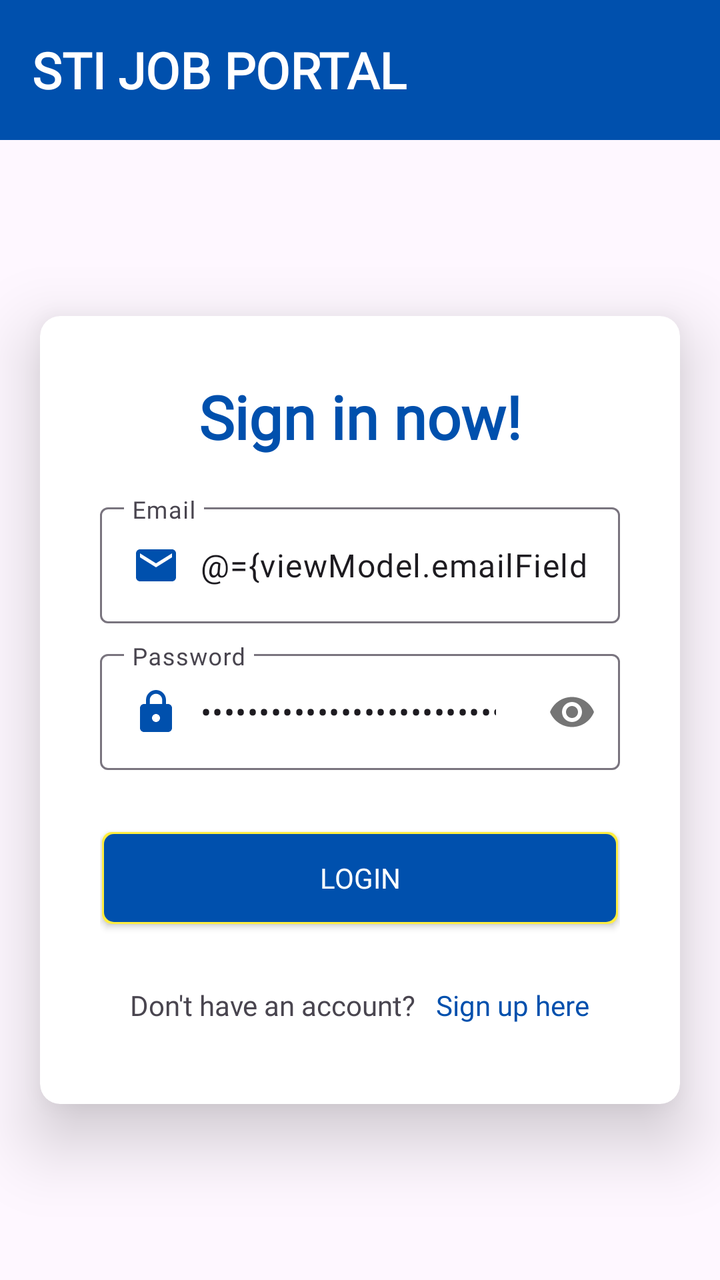
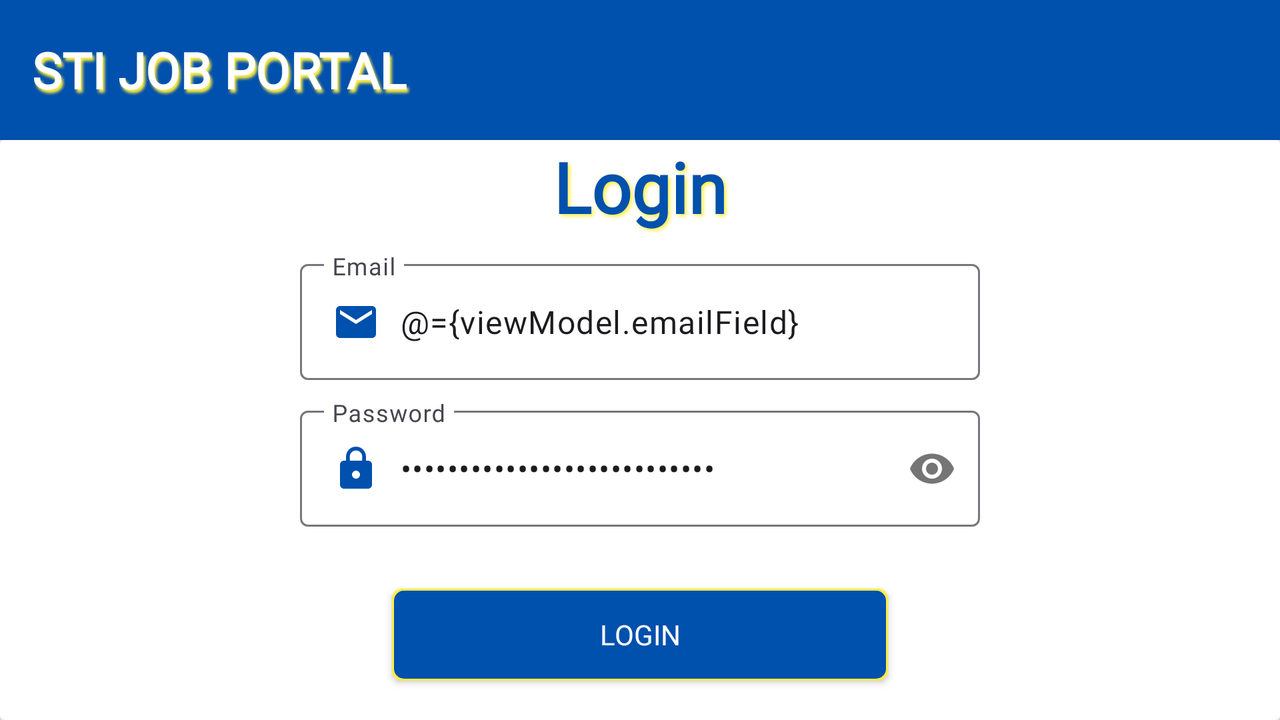

First picture: res/layout/ on a phone held upright. Second picture: the repository's own variant of that layout, on a device whose configuration matches the variant's folder. Source for both follows.
<!-- AndroidManifest.xml: application theme Theme.CodefestApp -->
<!-- res/layout/fragment_login.xml -->
<?xml version="1.0" encoding="utf-8"?>
<layout xmlns:tools="http://schemas.android.com/tools"
    xmlns:android="http://schemas.android.com/apk/res/android"
    xmlns:app="http://schemas.android.com/apk/res-auto">
    <data>
        <variable
            name="viewModel"
            type="com.denprog.codefestapp.destinations.login.LoginViewModel" />
    </data>
    <androidx.constraintlayout.widget.ConstraintLayout
        android:layout_width="match_parent"
        android:layout_height="match_parent"
        tools:context=".destinations.login.LoginFragment">


        <Toolbar
            android:id="@+id/toolbar"
            android:layout_width="match_parent"
            android:layout_height="wrap_content"
            android:background="#0050AD"
            android:padding="10dp"
            app:layout_constraintEnd_toEndOf="parent"
            app:layout_constraintStart_toStartOf="parent"
            app:layout_constraintTop_toTopOf="parent">

            <LinearLayout
                android:layout_width="match_parent"
                android:layout_height="wrap_content"
                android:orientation="horizontal">


                <TextView
                    android:layout_width="wrap_content"
                    android:layout_height="wrap_content"
                    android:fontFamily="@font/montserrat_bold"
                    android:layout_weight="1"
                    android:text="STI JOB PORTAL"
                    android:textColor="@color/white"
                    android:textSize="25sp"
                    android:layout_gravity="center_vertical"
                    android:textStyle="bold" />
                <ImageView
                    android:layout_width="80dp"
                    android:layout_height="50dp"
                    android:src="@drawable/sti_logo"
                    android:layout_marginEnd="10dp"

                    />

            </LinearLayout>

        </Toolbar>

        <androidx.cardview.widget.CardView
            android:layout_width="match_parent"
            android:layout_height="wrap_content"
            android:layout_marginStart="20dp"
            android:layout_marginEnd="20dp"
            app:cardCornerRadius="10dp"
            app:cardElevation="20dp"

            app:layout_constraintBottom_toBottomOf="parent"
            app:layout_constraintEnd_toEndOf="parent"
            app:layout_constraintStart_toStartOf="parent"
            app:layout_constraintTop_toBottomOf="@+id/toolbar">

            <LinearLayout
                android:layout_width="match_parent"
                android:layout_height="match_parent"
                android:orientation="vertical"
                android:layout_margin="10dp"
                android:padding="20dp">

                <TextView
                    android:layout_width="match_parent"
                    android:layout_height="wrap_content"
                    android:fontFamily="@font/montserrat_bold"
                    android:text="Sign in now!"
                    android:textAlignment="center"
                    android:layout_marginBottom="20dp"
                    android:textColor="@color/sti_blue"
                    android:textSize="30sp"
                    android:textStyle="bold" />


                <com.google.android.material.textfield.TextInputLayout
                    android:id="@+id/email"
                    android:layout_width="match_parent"
                    android:layout_height="match_parent">

                    <com.google.android.material.textfield.TextInputEditText
                        android:layout_width="match_parent"
                        android:layout_height="wrap_content"
                        android:drawableStart="@drawable/baseline_email_24"
                        android:drawablePadding="10dp"
                        android:hint="Email"
                        android:inputType="textEmailAddress"
                        android:fontFamily="@font/montserrat"
                        android:maxLines="1"
                        android:text="@={viewModel.emailField}" />
                </com.google.android.material.textfield.TextInputLayout>

                <com.google.android.material.textfield.TextInputLayout
                    android:id="@+id/password"
                    android:layout_width="match_parent"
                    android:layout_height="match_parent"
                    android:layout_marginTop="10dp"
                    app:passwordToggleEnabled="true">

                    <com.google.android.material.textfield.TextInputEditText
                        android:layout_width="match_parent"
                        android:layout_height="wrap_content"
                        android:drawableStart="@drawable/baseline_lock_24"
                        android:drawablePadding="10dp"
                        android:fontFamily="@font/montserrat"
                        android:inputType="textPassword"
                        android:hint="Password"
                        android:maxLines="1"
                        android:text="@={viewModel.passwordField}" />
                </com.google.android.material.textfield.TextInputLayout>

                <androidx.appcompat.widget.AppCompatButton
                    android:id="@+id/login_action"
                    android:layout_width="match_parent"
                    android:layout_height="wrap_content"
                    android:layout_marginTop="30dp"
                    android:background="@drawable/button_design1"
                    android:fontFamily="@font/montserrat_bold"
                    android:onClick="@{v -> viewModel.login(v)}"
                    android:text="Login"
                    android:textColor="@color/white" />

                <LinearLayout
                    android:layout_width="match_parent"
                    android:layout_height="wrap_content"
                    android:gravity="center"
                    android:layout_marginTop="30dp"
                    android:layout_marginBottom="10dp"
                    android:orientation="horizontal">

                    <TextView
                        android:layout_width="wrap_content"
                        android:layout_height="wrap_content"
                        android:text="Don't have an account?"
                        android:layout_marginEnd="10dp"
                        android:fontFamily="@font/montserrat"

                        />

                    <TextView
                        android:id="@+id/redirect_to_register"
                        android:layout_width="wrap_content"
                        android:layout_height="wrap_content"
                        android:fontFamily="@font/montserrat"
                        android:text="Sign up here"
                        android:textColor="@color/sti_blue" />


                </LinearLayout>
            </LinearLayout>
        </androidx.cardview.widget.CardView>
    </androidx.constraintlayout.widget.ConstraintLayout>
</layout>
<!-- resources referenced by this layout -->
<resources>
  <color name="sti_blue">#0050AD</color>
  <color name="white">#FFFFFFFF</color>
  <!-- drawable baseline_email_24 (drawable) -->
  <vector xmlns:android="http://schemas.android.com/apk/res/android" android:height="24dp" android:tint="#0050AD" android:viewportHeight="24" android:viewportWidth="24" android:width="24dp">
        
      <path android:fillColor="@android:color/white" android:pathData="M20,4L4,4c-1.1,0 -1.99,0.9 -1.99,2L2,18c0,1.1 0.9,2 2,2h16c1.1,0 2,-0.9 2,-2L22,6c0,-1.1 -0.9,-2 -2,-2zM20,8l-8,5 -8,-5L4,6l8,5 8,-5v2z"/>
      
  </vector>
  <!-- drawable baseline_lock_24 (drawable) -->
  <vector xmlns:android="http://schemas.android.com/apk/res/android" android:height="24dp" android:tint="#0050AD" android:viewportHeight="24" android:viewportWidth="24" android:width="24dp">
        
      <path android:fillColor="@android:color/white" android:pathData="M18,8h-1L17,6c0,-2.76 -2.24,-5 -5,-5S7,3.24 7,6v2L6,8c-1.1,0 -2,0.9 -2,2v10c0,1.1 0.9,2 2,2h12c1.1,0 2,-0.9 2,-2L20,10c0,-1.1 -0.9,-2 -2,-2zM12,17c-1.1,0 -2,-0.9 -2,-2s0.9,-2 2,-2 2,0.9 2,2 -0.9,2 -2,2zM15.1,8L8.9,8L8.9,6c0,-1.71 1.39,-3.1 3.1,-3.1 1.71,0 3.1,1.39 3.1,3.1v2z"/>
      
  </vector>
  <!-- drawable button_design1 (drawable) -->
  <?xml version="1.0" encoding="utf-8"?>
  <layer-list xmlns:android="http://schemas.android.com/apk/res/android">
  
      <item android:top="1dp" android:bottom="1dp" android:left="1dp" android:right="1dp">
          <shape android:shape="rectangle">
              <solid android:color="@color/sti_yellow"/>
              <corners android:radius="5dp"/>
  
          </shape>
      </item>
  
      <item android:top="2dp" android:left="2dp" android:right="2dp" android:bottom="2dp">
          <shape android:shape="rectangle">
              <solid android:color="@color/sti_blue"/>
              <corners android:radius="5dp"/>
          </shape>
      </item>
  
  
  </layer-list>
  <style name="Theme.CodefestApp" parent="Base.Theme.CodefestApp" />
  <color name="sti_yellow">#FFED40</color>
  <style name="Base.Theme.CodefestApp" parent="Theme.Material3.DayNight.NoActionBar">
          
          
      </style>
</resources>
<!-- res/layout-land/fragment_login.xml (the repository's variant of the layout above) -->
<!-- drawn on the phone turned sideways -->
<?xml version="1.0" encoding="utf-8"?>
<layout xmlns:tools="http://schemas.android.com/tools"
    xmlns:android="http://schemas.android.com/apk/res/android"
    xmlns:app="http://schemas.android.com/apk/res-auto">
    <data>
        <variable
            name="viewModel"
            type="com.denprog.codefestapp.destinations.login.LoginViewModel" />
    </data>
    <androidx.constraintlayout.widget.ConstraintLayout
        android:layout_width="match_parent"
        android:layout_height="match_parent"
        tools:context=".destinations.login.LoginFragment">


        <Toolbar
            android:id="@+id/toolbar"
            android:layout_width="match_parent"
            android:layout_height="wrap_content"
            android:background="#0050AD"
            android:padding="10dp"
            app:layout_constraintEnd_toEndOf="parent"
            app:layout_constraintStart_toStartOf="parent"
            app:layout_constraintTop_toTopOf="parent">

            <LinearLayout
                android:layout_width="match_parent"
                android:layout_height="wrap_content"
                android:orientation="horizontal">


                <TextView
                    android:layout_width="wrap_content"
                    android:layout_height="wrap_content"
                    android:fontFamily="@font/montserrat_bold"
                    android:layout_weight="1"
                    android:text="STI JOB PORTAL"
                    android:shadowColor="@color/sti_yellow"
                    android:shadowDx="3"
                    android:shadowDy="5"
                    android:shadowRadius="3"
                    android:textColor="@color/white"
                    android:textSize="25sp"
                    android:layout_gravity="center_vertical"
                    android:textStyle="bold" />
                <ImageView
                    android:layout_width="80dp"
                    android:layout_height="50dp"
                    android:src="@drawable/sti_logo"
                    android:layout_marginEnd="10dp"

                    />

            </LinearLayout>

        </Toolbar>


        <androidx.cardview.widget.CardView
            android:id="@+id/cardView"
            android:layout_width="match_parent"
            android:layout_height="0dp"
            app:layout_constraintBottom_toBottomOf="parent"
            app:layout_constraintEnd_toEndOf="parent"
            app:layout_constraintStart_toStartOf="parent"
            app:layout_constraintTop_toBottomOf="@+id/toolbar">

            <ScrollView
                android:layout_width="match_parent"
                android:layout_height="wrap_content"
                android:scrollbars="none">

                <LinearLayout
                    android:layout_width="match_parent"
                    android:layout_height="wrap_content"
                    android:orientation="vertical"
                    android:gravity="center"

                    >

                    <TextView
                        android:layout_width="match_parent"
                        android:layout_height="wrap_content"
                        android:layout_marginBottom="10dp"
                        android:fontFamily="@font/montserrat_bold"
                        android:text="Login"
                        android:shadowColor="@color/sti_yellow"
                        android:shadowDx="3"
                        android:shadowDy="3"
                        android:shadowRadius="5"
                        android:textAlignment="center"
                        android:textColor="@color/sti_blue"
                        android:textSize="35sp"
                        android:textStyle="bold" />


                    <com.google.android.material.textfield.TextInputLayout
                        android:id="@+id/email"
                        android:layout_width="match_parent"
                        android:layout_height="match_parent"
                        android:layout_marginStart="150dp"
                        android:layout_marginEnd="150dp"
                        >

                        <com.google.android.material.textfield.TextInputEditText
                            android:layout_width="match_parent"
                            android:layout_height="wrap_content"
                            android:drawableStart="@drawable/baseline_email_24"
                            android:drawablePadding="10dp"
                            android:fontFamily="@font/montserrat"
                            android:hint="Email"
                            android:inputType="textEmailAddress"
                            android:maxLines="1"
                            android:text="@={viewModel.emailField}" />
                    </com.google.android.material.textfield.TextInputLayout>

                    <com.google.android.material.textfield.TextInputLayout
                        android:id="@+id/password"
                        android:layout_width="match_parent"
                        android:layout_height="match_parent"
                        android:layout_marginTop="10dp"
                        android:layout_marginStart="150dp"
                        android:layout_marginEnd="150dp"
                        app:passwordToggleEnabled="true">

                        <com.google.android.material.textfield.TextInputEditText
                            android:layout_width="match_parent"
                            android:layout_height="wrap_content"
                            android:drawableStart="@drawable/baseline_lock_24"
                            android:drawablePadding="10dp"
                            android:fontFamily="@font/montserrat"
                            android:hint="Password"
                            android:inputType="textPassword"
                            android:maxLines="1"
                            android:text="@={viewModel.passwordField}" />
                    </com.google.android.material.textfield.TextInputLayout>

                    <androidx.appcompat.widget.AppCompatButton
                        android:id="@+id/login_action"
                        android:layout_width="250dp"
                        android:layout_height="wrap_content"
                        android:layout_gravity="center"
                        android:layout_marginTop="30dp"
                        android:background="@drawable/button_design1"
                        android:fontFamily="@font/montserrat_bold"
                        android:onClick="@{v -> viewModel.login()}"
                        android:text="Login"
                        android:textColor="@color/white" />

                    <LinearLayout
                        android:layout_width="match_parent"
                        android:layout_height="wrap_content"
                        android:layout_marginTop="20dp"
                        android:layout_marginBottom="10dp"
                        android:gravity="center"
                        android:orientation="horizontal">

                        <TextView
                            android:layout_width="wrap_content"
                            android:layout_height="wrap_content"
                            android:layout_marginEnd="10dp"
                            android:fontFamily="@font/montserrat"
                            android:text="Don't have an account?"

                            />

                        <TextView
                            android:id="@+id/redirect_to_register"
                            android:layout_width="wrap_content"
                            android:layout_height="wrap_content"
                            android:fontFamily="@font/montserrat"
                            android:text="Register here"
                            android:textColor="@color/sti_blue" />


                    </LinearLayout>
                </LinearLayout>


            </ScrollView>


        </androidx.cardview.widget.CardView>
    </androidx.constraintlayout.widget.ConstraintLayout>
</layout>
<!-- resources referenced by the variant -->
<!-- as the phone turned sideways resolves them -->
<resources>
  <color name="sti_blue">#0050AD</color>
  <color name="sti_yellow">#FFED40</color>
  <color name="white">#FFFFFFFF</color>
  <!-- drawable baseline_email_24 (drawable) -->
  <vector xmlns:android="http://schemas.android.com/apk/res/android" android:height="24dp" android:tint="#0050AD" android:viewportHeight="24" android:viewportWidth="24" android:width="24dp">
        
      <path android:fillColor="@android:color/white" android:pathData="M20,4L4,4c-1.1,0 -1.99,0.9 -1.99,2L2,18c0,1.1 0.9,2 2,2h16c1.1,0 2,-0.9 2,-2L22,6c0,-1.1 -0.9,-2 -2,-2zM20,8l-8,5 -8,-5L4,6l8,5 8,-5v2z"/>
      
  </vector>
  <!-- drawable baseline_lock_24 (drawable) -->
  <vector xmlns:android="http://schemas.android.com/apk/res/android" android:height="24dp" android:tint="#0050AD" android:viewportHeight="24" android:viewportWidth="24" android:width="24dp">
        
      <path android:fillColor="@android:color/white" android:pathData="M18,8h-1L17,6c0,-2.76 -2.24,-5 -5,-5S7,3.24 7,6v2L6,8c-1.1,0 -2,0.9 -2,2v10c0,1.1 0.9,2 2,2h12c1.1,0 2,-0.9 2,-2L20,10c0,-1.1 -0.9,-2 -2,-2zM12,17c-1.1,0 -2,-0.9 -2,-2s0.9,-2 2,-2 2,0.9 2,2 -0.9,2 -2,2zM15.1,8L8.9,8L8.9,6c0,-1.71 1.39,-3.1 3.1,-3.1 1.71,0 3.1,1.39 3.1,3.1v2z"/>
      
  </vector>
  <!-- drawable button_design1 (drawable) -->
  <?xml version="1.0" encoding="utf-8"?>
  <layer-list xmlns:android="http://schemas.android.com/apk/res/android">
  
      <item android:top="1dp" android:bottom="1dp" android:left="1dp" android:right="1dp">
          <shape android:shape="rectangle">
              <solid android:color="@color/sti_yellow"/>
              <corners android:radius="5dp"/>
  
          </shape>
      </item>
  
      <item android:top="2dp" android:left="2dp" android:right="2dp" android:bottom="2dp">
          <shape android:shape="rectangle">
              <solid android:color="@color/sti_blue"/>
              <corners android:radius="5dp"/>
          </shape>
      </item>
  
  
  </layer-list>
  <style name="Theme.CodefestApp" parent="Base.Theme.CodefestApp" />
  <style name="Base.Theme.CodefestApp" parent="Theme.Material3.DayNight.NoActionBar">
          
          
      </style>
</resources>
